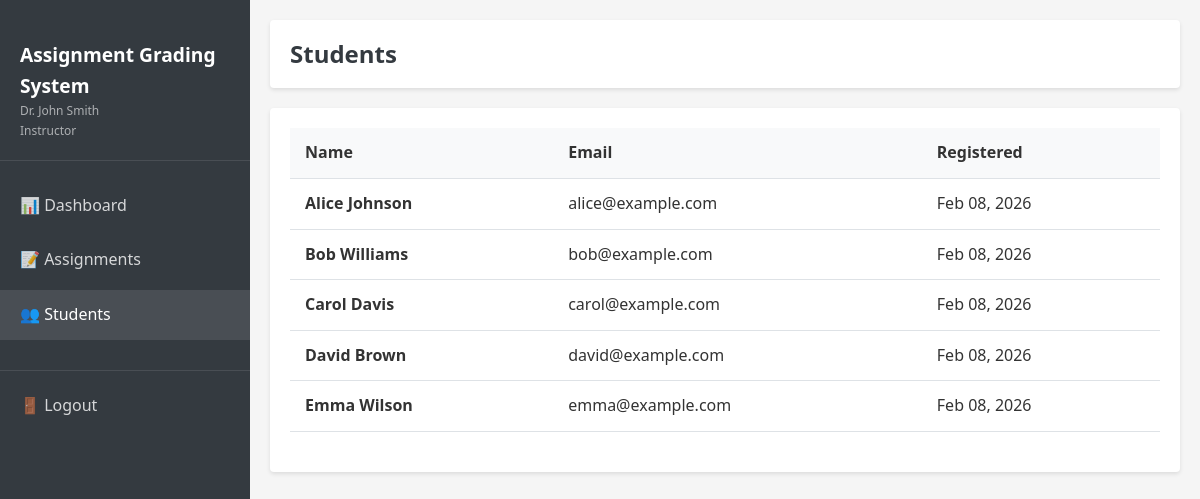
The app's page /app/instructor/students.php (signed in) with its own data.
### tables this page shows
CREATE TABLE IF NOT EXISTS users (
    id INT AUTO_INCREMENT PRIMARY KEY,
    name VARCHAR(100) NOT NULL,
    email VARCHAR(255) NOT NULL UNIQUE,
    password VARCHAR(255) NOT NULL,
    role ENUM('student', 'instructor') NOT NULL DEFAULT 'student',
    created_at TIMESTAMP DEFAULT CURRENT_TIMESTAMP,
    updated_at TIMESTAMP NULL ON UPDATE CURRENT_TIMESTAMP,
    INDEX idx_email (email),
    INDEX idx_role (role)
);

### app/config/config.php (called while the page is built, shortened)
<?php
require_once ROOT_PATH . '/config/database.php';
function isLoggedIn() {
    return isset($_SESSION['user_id']) && !empty($_SESSION['user_id']);
}
function isInstructor() {
    return isLoggedIn() && isset($_SESSION['user_role']) && $_SESSION['user_role'] === 'instructor';
}

### app/config/database.php (called while the page is built, shortened)
<?php
class Database {
    private static $instance = null;
    private $connection;
    private function __construct() {
        try {
            $dsn = "mysql:host=" . DB_HOST . ";port=" . DB_PORT . ";dbname=" . DB_NAME . ";charset=utf8mb4";
            $options = [
                PDO::ATTR_ERRMODE => PDO::ERRMODE_EXCEPTION,
                PDO::ATTR_DEFAULT_FETCH_MODE => PDO::FETCH_ASSOC,
                PDO::ATTR_EMULATE_PREPARES => false,
            ];
            $this->connection = new PDO($dsn, DB_USER, DB_PASS, $options);
        } catch (PDOException $e) {
            error_log("Database Connection Error: " . $e->getMessage());
            die("Database connection failed. Please check your configuration.");
        }
    }
    public static function getInstance() {
        if (self::$instance === null) {
            self::$instance = new self();
        }
        return self::$instance;
    }
    public function getConnection() {
        return $this->connection;
    }
}
function getDB() {
    return Database::getInstance()->getConnection();
}

### app/models/User.php (called while the page is built, shortened)
<?php
require_once dirname(__DIR__) . '/config/config.php';
class User {
    private $db;
    private $table = 'users';
    public function __construct() {
        $this->db = getDB();
    }
    public function getAllStudents() {
        $stmt = $this->db->prepare("SELECT id, name, email, created_at FROM {$this->table} WHERE role = 'student' ORDER BY name");
        $stmt->execute();
        return $stmt->fetchAll();
    }
}

### app/instructor/students.php (the view, shortened to what this page needs)
<?php
require_once dirname(__DIR__) . '/config/config.php';
require_once dirname(__DIR__) . '/models/User.php';
$userModel = new User();
$students = $userModel->getAllStudents();
require_once dirname(__DIR__) . '/views/shared/header.php';
?>
<div class="header">
    <h1>Students</h1>
</div>
<div class="card">
    <div class="card-body">
        <?php if (!empty($students)): ?>
        <table class="table">
            <thead>
                <tr>
                    <th>Name</th>
                    <th>Email</th>
                    <th>Registered</th>
                </tr>
            </thead>
            <tbody>
                <?php foreach ($students as $student): ?>
                <tr>
                    <td><strong><?php echo htmlspecialchars($student['name']); ?></strong></td>
                    <td><?php echo htmlspecialchars($student['email']); ?></td>
                    <td><?php echo date('M d, Y', strtotime($student['created_at'])); ?></td>
                </tr>
                <?php endforeach; ?>
            </tbody>
        </table>
        <?php else: ?>
        <p class="text-muted text-center">No students registered yet.</p>
        <?php endif; ?>
    </div>
</div>
<?php require_once dirname(__DIR__) . '/views/shared/footer.php'; ?>

### app/views/shared/header.php (shortened to what this page needs)
<!DOCTYPE html>
<html lang="en">
<head>
    <link rel="stylesheet" href="<?php echo BASE_URL; ?>/assets/css/style.css">
</head>
<body>
    <?php if (isLoggedIn()): ?>
    <div class="page-wrapper">
        <aside class="sidebar">
            <div class="sidebar-header">
                <h2><?php echo APP_NAME; ?></h2>
                <p class="text-muted" style="font-size: 12px; color: rgba(255,255,255,0.6);">
                    <?php echo $_SESSION['user_name']; ?><br>
                    <span style="text-transform: capitalize;"><?php echo $_SESSION['user_role']; ?></span>
                </p>
            </div>
            <nav>
                <ul class="nav-menu">
                    <?php if (isInstructor()): ?>
                    <li>
                        <a href="<?php echo BASE_URL; ?>/instructor/dashboard.php"
                           class="<?php echo strpos($_SERVER['REQUEST_URI'], 'dashboard') !== false ? 'active' : ''; ?>">
                            📊 Dashboard
                        </a>
                    </li>
                    <li>
                        <a href="<?php echo BASE_URL; ?>/instructor/assignments.php"
                           class="<?php echo strpos($_SERVER['REQUEST_URI'], 'assignment') !== false ? 'active' : ''; ?>">
                            📝 Assignments
                        </a>
                    </li>
                    <li>
                        <a href="<?php echo BASE_URL; ?>/instructor/students.php"
                           class="<?php echo strpos($_SERVER['REQUEST_URI'], 'student') !== false ? 'active' : ''; ?>">
                            👥 Students
                        </a>
                    </li>
                    <?php endif; ?>
                    <li style="margin-top: 30px; border-top: 1px solid rgba(255,255,255,0.1); padding-top: 10px;">
                        <a href="<?php echo BASE_URL; ?>/logout.php">
                            🚪 Logout
                        </a>
                    </li>
                </ul>
            </nav>
        </aside>
        <main class="main-content">
    <?php endif; ?>

### app/views/shared/footer.php (shortened to what this page needs)
<?php if (isLoggedIn()): ?>
        </main>
    </div>
<?php endif; ?>
</body>
</html>

### app/assets/css/style.css (style rules this page uses)
:root { --primary-color: #3498db; --primary-dark: #2980b9; --secondary-color: #2ecc71; --danger-color: #e74c3c; --warning-color: #f39c12; --info-color: #17a2b8; --light-color: #f8f9fa; --dark-color: #343a40; --text-color: #333; --text-muted: #6c757d; --border-color: #dee2e6; --shadow: 0 2px 4px rgba(0, 0, 0, 0.1); --border-radius: 4px; }
* { margin: 0; padding: 0; box-sizing: border-box; }
body { font-family: 'Segoe UI', Tahoma, Geneva, Verdana, sans-serif; font-size: 16px; line-height: 1.6; color: var(--text-color); background-color: #f5f5f5; }
a { color: var(--primary-color); text-decoration: none; }
.page-wrapper { display: flex; min-height: 100vh; }
.sidebar { width: 250px; background-color: var(--dark-color); color: white; padding: 20px 0; position: fixed; height: 100vh; overflow-y: auto; }
.main-content { flex: 1; margin-left: 250px; padding: 20px; }
.header { background-color: white; padding: 15px 20px; margin-bottom: 20px; border-radius: var(--border-radius); box-shadow: var(--shadow); display: flex; justify-content: space-between; align-items: center; }
.header h1 { font-size: 1.5rem; color: var(--dark-color); }
.nav-menu { list-style: none; }
.nav-menu li { margin-bottom: 5px; }
.nav-menu a { display: block; padding: 12px 20px; color: rgba(255, 255, 255, 0.8); transition: all 0.3s; }
.nav-menu a:hover, .nav-menu a.active { background-color: rgba(255, 255, 255, 0.1); color: white; text-decoration: none; }
.sidebar-header { padding: 20px; border-bottom: 1px solid rgba(255, 255, 255, 0.1); margin-bottom: 20px; }
.sidebar-header h2 { font-size: 1.2rem; }
.card { background-color: white; border-radius: var(--border-radius); box-shadow: var(--shadow); margin-bottom: 20px; }
.card-body { padding: 20px; }
.table { width: 100%; border-collapse: collapse; margin-bottom: 20px; }
.table th, .table td { padding: 12px 15px; text-align: left; border-bottom: 1px solid var(--border-color); }
.table th { background-color: var(--light-color); font-weight: 600; }
.text-muted { color: var(--text-muted); }

### records on screen
users: name "Alice Johnson", email "alice@example.com", created_at "Feb 08, 2026"
users: name "Bob Williams", email "bob@example.com", created_at "Feb 08, 2026"
users: name "Carol Davis", email "carol@example.com", created_at "Feb 08, 2026"
users: name "David Brown", email "david@example.com", created_at "Feb 08, 2026"
users: name "Emma Wilson", email "emma@example.com", created_at "Feb 08, 2026"

### other values on screen
APP_NAME "Assignment Grading System"
$_SESSION['user_name'] "Dr. John Smith"
$_SESSION['user_role'] "Instructor"
